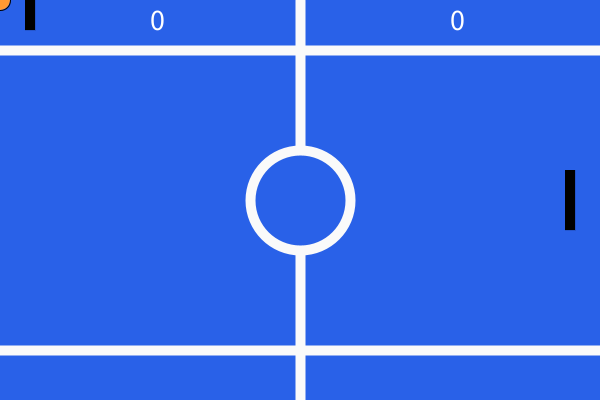
Frame 1 (no input)
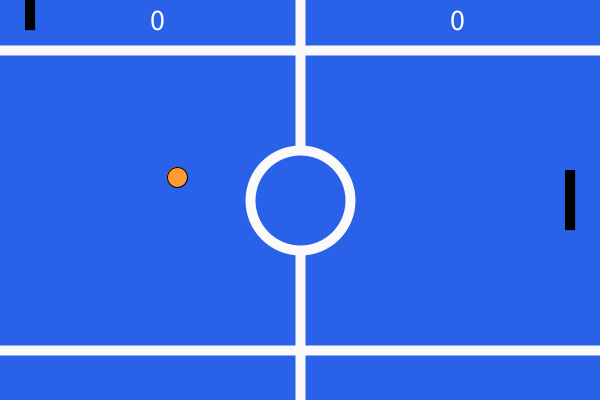
Frame 60 (the mouse pressed at the canvas centre just before this capture)
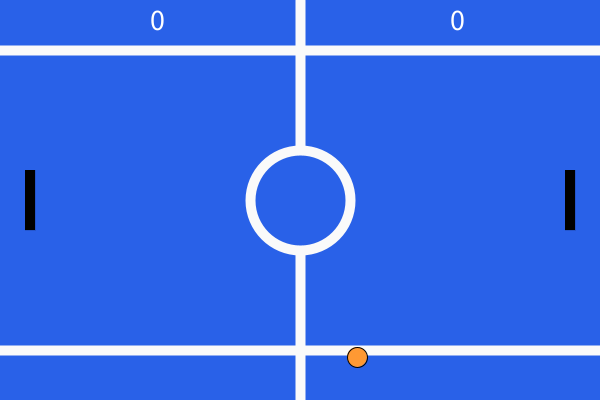
Frame 120 (the mouse held since frame 60 and released just before this capture)

The Processing sketch that drew these frames (run headless with seeded random() and noise(); from frame 60 on, the mouse is pressed at the canvas centre):

// Processing sketch: processing_163425
// ── processing_163425.pde

int x=0;
int y=0;
int my=3;
int mx=3;
int p2Y=200;
int p1Score=0;
int p2Score=0;
void setup() {
  size(600, 400);
}
void draw() {
  background(41, 97, 232);
  drawBackground();
  

  //ball
  strokeWeight(1);
  fill(255, 153, 51);
  stroke(0, 0, 0);
  ellipse(x, y, 20, 20);
  x+=mx;//how much we are moving on the x axis
  y+=my;//how much we are moving on the y axis
  if (y>height || y<0) { //makes it bounce of top and bottom
    my*=-1;//same as my=my*-1
  }
  if (x>width) { //makes the ball disapear and reset and s
    mx*=-1; //makes the serve go to person who wins
    x=width/2;
    x=height/2;
    p1Score+=1;
  }
   if (x<0) { //makes the ball disapear and reset and s
    mx*=-1; //makes the serve go to person who wins
    x=width/2;
    x=height/2;
    p2Score+=1;
  }
  paddle(30, mouseY);
  paddle(570, p2Y);

  //hit test
  if (abs(x-50)<10 && abs(y-mouseY)<20) {
    mx=abs(mx);
  }
  //hit test P2
  if (abs(x-550)<10 && abs(y-p2Y)<20) {
    mx=-abs(mx);
  }
}
//Keyboard Imput For Player 2
void keyPressed() {
  if (key=='w') {
    p2Y=p2Y-30;
  }
  if (key=='s') {
    p2Y=p2Y+30;
  }
}

void paddle(int x, int y) {
  //paddle
  rectMode(CENTER);
  strokeWeight(0);
  fill(0, 0, 0);
  rect(x, y, 10, 60);
}
void drawBackground() {
  stroke(250, 250, 250);
  strokeWeight(10);
  line(0, 50, 600, 50);
  line(0, 350, 600, 350);
  line(300, 0, 300, 400);
  fill(41, 97, 232);
  ellipse(width/2, height/2, 100, 100);
  //score
  fill(255);
  textSize(30);
  text(p1Score,150,30);
  text(p2Score,width-150,30);
}
